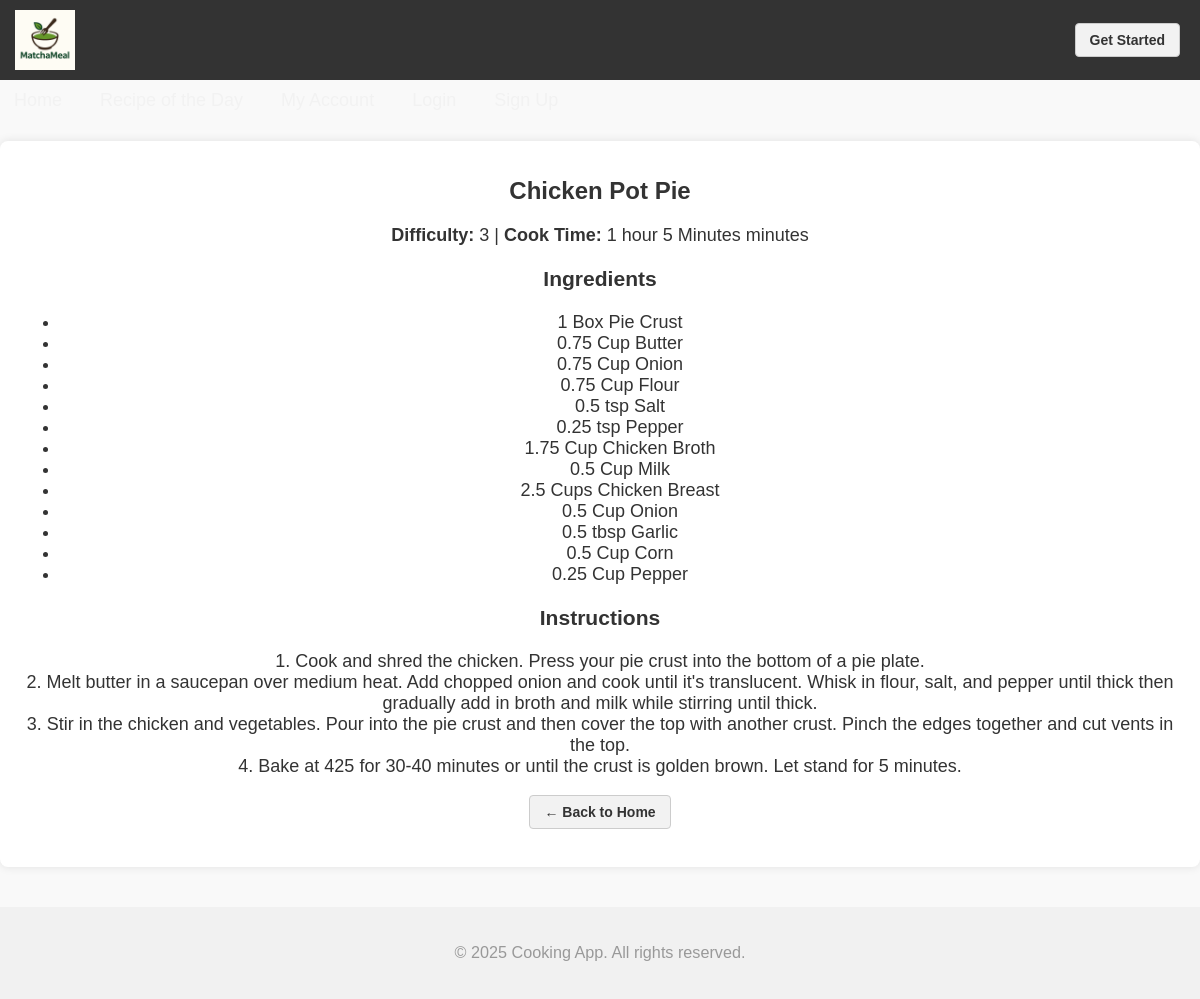
Page /index.php?action=recipe_day on the committed database.
### tables this page shows
CREATE TABLE IF NOT EXISTS `ca_recipes` (
  `recipe_id` int(11) NOT NULL AUTO_INCREMENT,
  `name` varchar(100) NOT NULL,
  `ingredients` int(11) NOT NULL COMMENT 'FK to recipe_ingredients',
  `instructions` varchar(2000) NOT NULL,
  `difficulty` int(11) NOT NULL,
  `cook_time` varchar(30) NOT NULL,
  PRIMARY KEY (`recipe_id`)
);

CREATE TABLE IF NOT EXISTS `ca_recipe_ingredients` (
  `recipe_id` int(11) NOT NULL,
  `ingredient_id` int(11) NOT NULL,
  `quantity` float NOT NULL,
  `unit` varchar(10) NOT NULL
);

CREATE TABLE IF NOT EXISTS `ca_ingredients` (
  `Ing_ID` int(11) NOT NULL AUTO_INCREMENT,
  `Ing_Name` varchar(30) NOT NULL,
  `Ing_Allergy` int(11) NOT NULL,
  `Ing_category` int(11) NOT NULL,
  PRIMARY KEY (`Ing_ID`)
);

### controllers/RecipeController.php (called while the page is built, shortened)
<?php
require_once 'models/RecipeModel.php';
require_once 'config/database.php';
class RecipeController {
    private $recipeModel;
    public function __construct() {
        global $pdo;
        $this->recipeModel = new RecipeModel($pdo);
    }
    public function daily() {
        $recipe = $this->recipeModel->getRandomRecipe();
        if ($recipe) {
        $ingredients = $this->recipeModel->getIngredientsForRecipe($recipe['recipe_id']);
        }
        else {
            $ingredients = [];
        }
        include 'views/recipe/daily.php';
    }
}
?>

### models/RecipeModel.php (called while the page is built, shortened)
<?php
class RecipeModel {
    private $db;
    public function __construct($pdo) {
        $this->db = $pdo;
    }
    public function getRandomRecipe() {
        $stmt = $this->db->query("SELECT * FROM ca_recipes ORDER BY RAND() LIMIT 1");
        return $stmt->fetch(PDO::FETCH_ASSOC);
    }
    public function getIngredientsForRecipe($recipe_id) {
    $stmt = $this->db->prepare("
        SELECT i.ing_name AS ingredient_name, ri.quantity, ri.unit
        FROM ca_recipe_ingredients ri
        JOIN ca_ingredients i ON ri.ingredient_id = i.ing_id
        WHERE ri.recipe_id = ?
    ");
    $stmt->execute([$recipe_id]);
    return $stmt->fetchAll(PDO::FETCH_ASSOC);
    }
}

### views/recipe/daily.php (the view)
<?php include 'views/partials/header.php'; ?>
<?php if (!empty($recipe)): ?>
    <div class="container">
        <h1><?= htmlspecialchars($recipe['name']) ?></h1>
        <p><strong>Difficulty:</strong> <?= htmlspecialchars($recipe['difficulty']) ?> |
           <strong>Cook Time:</strong> <?= htmlspecialchars($recipe['cook_time']) ?> minutes</p>
        <h3>Ingredients</h3>
        <?php if (!empty($ingredients)): ?>
        <ul>
            <?php foreach ($ingredients as $ingredient): ?>
                <li>
                    <?= htmlspecialchars($ingredient['quantity']) ?>
                    <?= htmlspecialchars($ingredient['unit']) ?>
                    <?= htmlspecialchars($ingredient['ingredient_name']) ?>
                </li>
            <?php endforeach; ?>
        </ul>
        <?php else: ?>
        <p>No ingredients listed for this recipe.</p>
        <?php endif; ?>
        <h3>Instructions</h3>
        <p><?= nl2br(htmlspecialchars($recipe['instructions'])) ?></p>
        <p><a href="index.php" class="auth-button">← Back to Home</a></p>
    </div>
<?php else: ?>
    <div class="container">
        <p>Sorry, we couldn't load the recipe of the day.</p>
    </div>
<?php endif; ?>
<?php include 'views/partials/footer.php'; ?>

### index.php (shortened to what this page needs)
<?php
require_once 'controllers/UserController.php';
require_once 'controllers/RecipeController.php';
require_once 'models/RecipeModel.php';
$action = $_GET['action'] ?? 'home';
$recipeController = new RecipeController();
switch ($action) {
    case 'recipe_day':
        $recipeController->daily();
        break;
}

### views/partials/header.php (shortened to what this page needs)
<!DOCTYPE html>
<html lang="en">
<head>
    <link rel="stylesheet" href="assets/css/site.css">
</head>
<body>
<?php
$current = $_GET['action'] ?? 'home';
?>
<div class="topBar">
    <div class="nav-brand">
        <a href="index.php">
            <img src="assets/images/matchameal-logo.png" alt="MatchaMeal logo" class="logo">
        </a>
    </div>
    <div class="authLinks">
        <?php if (isset($_SESSION['user'])): ?>
            <a href="index.php?action=account" class="auth-button">Account</a>
        <?php else: ?>
            <a href="index.php?action=login" class="auth-button">Get Started</a>
        <?php endif; ?>
    </div>
</div>
<nav id="navMenu" class="navMenu collapsed">
    <a href="index.php" class="<?= $current === 'home' ? 'active' : '' ?>">Home</a>
    <a href="index.php?action=recipe_day" class="<?= $current === 'daily' ? 'active' : '' ?>">Recipe of the Day</a>
    <a href="index.php?action=account" class="<?= $current === 'account' ? 'active' : '' ?>">My Account</a>
    <?php if (isset($_SESSION['user'])): ?>
        <a href="index.php?action=logout">Logout</a>
    <?php else: ?>
        <a href="index.php?action=login" class="<?= $current === 'login' ? 'active' : '' ?>">Login</a>
        <a href="index.php?action=signup" class="<?= $current === 'signup' ? 'active' : '' ?>">Sign Up</a>
    <?php endif; ?>
</nav>

### views/partials/footer.php
    <footer style="text-align: center; padding: 20px; margin-top: 40px; font-size: 0.9em; color: #999;">
        <p>&copy; <?= date('Y') ?> Cooking App. All rights reserved.</p>
    </footer>
</body>
</html>

### assets/css/site.css (style rules this page uses)
body { font-family: Arial, sans-serif; background-color: #f9f9f9; margin: 0; padding: 0; color: #333; font-size: 16px; }
h1 { color: #333; font-size: 20px; margin-bottom: 15px; }
.container { padding: 15px; margin: 10px auto; max-width: 100%; background-color: #fff; box-shadow: 0 0 10px rgba(0, 0, 0, 0.1); border-radius: 8px; overflow: hidden; text-align: center; }
.topBar { display: flex; align-items: center; justify-content: center; background-color: #333; padding: 10px 15px; color: #f2f2f2; position: relative; }
.nav-brand { display: flex; align-items: center; gap: 10px; }
.logo { height: 60px; width: auto; vertical-align: middle; margin: 0 auto; }
.authLinks { display: flex; gap: 10px; position: absolute; right: 15px; top: 50%; transform: translateY(-50%); }
.auth-button { background-color: #f2f2f2; color: #333; padding: 8px 14px; text-decoration: none; font-weight: bold; border-radius: 4px; font-size: 14px; border: 1px solid #ccc; display: inline-block; text-align: center; transition: background-color 0.2s ease; }
.navMenu { background-color: #333; flex-direction: column; padding: 0; margin: 0; display: flex; position: relative; max-height: 0; overflow: hidden; opacity: 0; transition: max-height 0.4s ease, opacity 0.4s ease; }
.navMenu a { padding: 12px 20px; text-decoration: none; color: #f2f2f2; border-bottom: 1px solid #444; text-align: left; transition: background-color 0.2s ease; }
footer { text-align: center; padding: 20px; margin-top: 40px; font-size: 0.9em; color: #999; background-color: #f1f1f1; }
@media (min-width: 768px) { body { font-size: 18px; } }
@media (min-width: 768px) { h1 { font-size: 24px; margin-bottom: 20px; } }
@media (min-width: 768px) { .container { max-width: 1200px; margin: 20px auto; padding: 20px; } }
@media (min-width: 768px) { .topBar { justify-content: flex-start; gap: 40px; } }
@media (min-width: 768px) { .nav-brand { justify-content: flex-start; flex: none; } }
@media (min-width: 768px) { .navMenu { flex-direction: row; display: flex !important; opacity: 1 !important; max-height: none !important; background-color: transparent; gap: 10px; margin: 0; } }
@media (min-width: 768px) { .navMenu a { border: none; padding: 10px 14px; color: #f2f2f2; } }
@media (min-width: 768px) { .authLinks { position: absolute; right: 20px; } }

### rows in the picture
ca_recipes: name "Chicken Pot Pie", difficulty "3", cook_time "1 hour 5 Minutes", instructions "1. Cook and shred the chicken. Press your pie crust into the bottom of a pie plate. 2. Melt butter in a saucepan over medium heat. Add chopped onion and cook until it's translucent. Whisk in flour, salt, and pepper until thick then gradually add in broth and milk while stirring until thick. 3. Stir in the chicken and vegetables. Pour into the pie crust and then cover the top with another crust. Pinch the edges together and cut vents in the top. 4. Bake at 425 for 30-40 minutes or until the crust is golden brown. Let stand for 5 minutes."
ca_recipe_ingredients: quantity "1", unit "Box", ca_ingredients.Ing_Name "Pie Crust"
ca_recipe_ingredients: quantity "0.75", unit "Cup", ca_ingredients.Ing_Name "Butter"
ca_recipe_ingredients: quantity "0.75", unit "Cup", ca_ingredients.Ing_Name "Onion"
ca_recipe_ingredients: quantity "0.75", unit "Cup", ca_ingredients.Ing_Name "Flour"
ca_recipe_ingredients: quantity "0.5", unit "tsp", ca_ingredients.Ing_Name "Salt"
ca_recipe_ingredients: quantity "0.25", unit "tsp", ca_ingredients.Ing_Name "Pepper"
ca_recipe_ingredients: quantity "1.75", unit "Cup", ca_ingredients.Ing_Name "Chicken Broth"
ca_recipe_ingredients: quantity "0.5", unit "Cup", ca_ingredients.Ing_Name "Milk"
ca_recipe_ingredients: quantity "2.5", unit "Cups", ca_ingredients.Ing_Name "Chicken Breast"
ca_recipe_ingredients: quantity "0.5", unit "Cup", ca_ingredients.Ing_Name "Onion"
ca_recipe_ingredients: quantity "0.5", unit "tbsp", ca_ingredients.Ing_Name "Garlic"
ca_recipe_ingredients: quantity "0.5", unit "Cup", ca_ingredients.Ing_Name "Corn"
ca_recipe_ingredients: quantity "0.25", unit "Cup", ca_ingredients.Ing_Name "Pepper"
